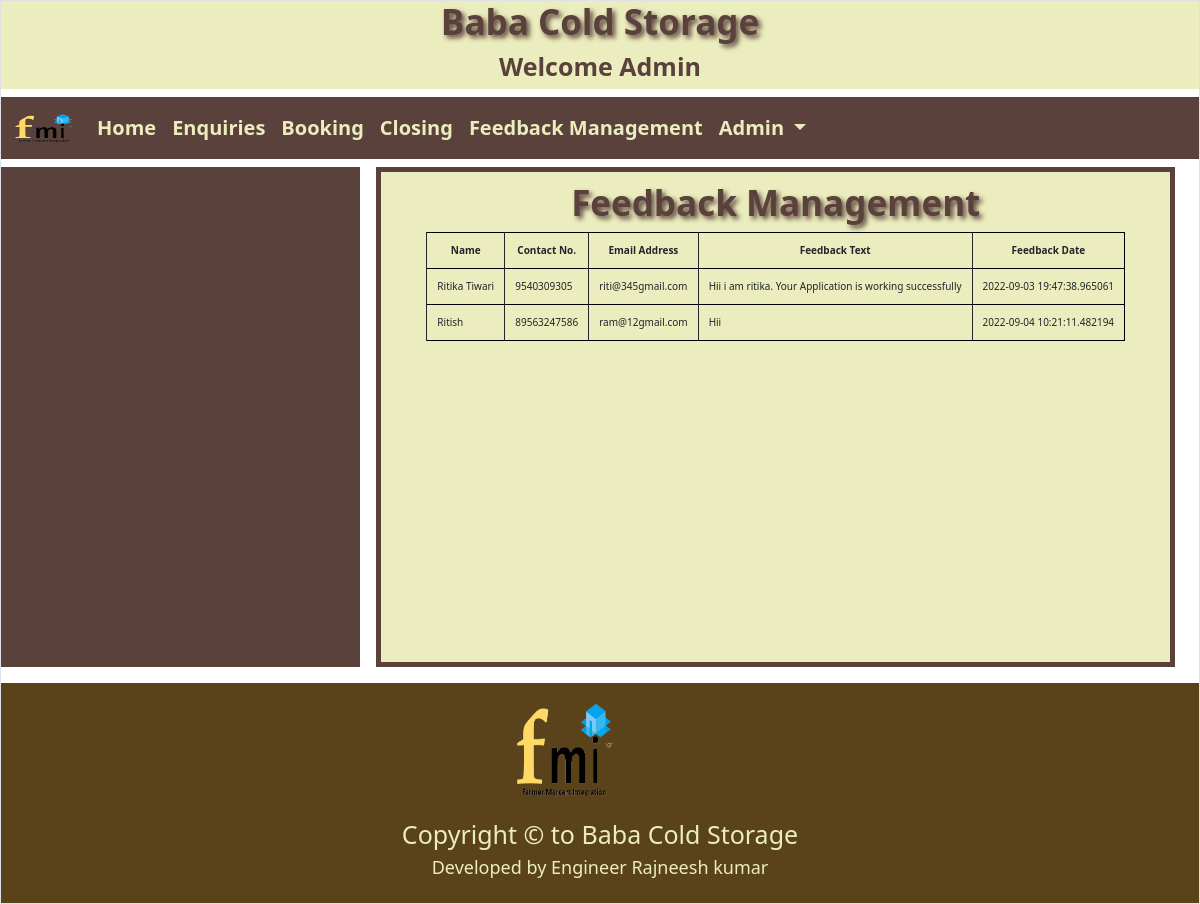
/adminapp/feedbackmanagement/ (signed in), run on the app's committed database.
### fmiapp/models.py (models this page shows)
class Feedback(models.Model):
    name=models.CharField(max_length=50)
    contactno=models.CharField(max_length=15)
    emailaddress=models.CharField(max_length=50)
    feedbacktext=models.TextField()
    feedbackdate=models.CharField(max_length=30)

### adminapp/views.py (the view)
# urls.py: path('feedbackmanagement/',views.feedbackmanagement,name='feedbackmanagement'),
def feedbackmanagement(request):
    try:
        if request.session['userid']:
            feed=Feedback.objects.all()
            return render(request,'feedback.html',{'feed':feed})
    except:
        return render(request,'login.html')

### adminapp/templates/feedback.html
{% extends "adminbase.html" %}
{% block body %}
<h4 style="color:#5a413b; text-align:center; font-weight:bold; margin-top:10px;font-size:35px; text-shadow:3px 3px 5px;">Feedback Management</h4>
<div style="width:100%;margin:0 auto;">
<table border="1" align="center" cellspacing="5px" cellpadding="10px" style="font-size:10px;">
    <tr>
        <th>Name</th>
        <th>Contact No.</th>
        <th>Email Address</th>
        <th>Feedback Text</th>
        <th>Feedback Date</th>
    </tr>
    {% for fe in feed %}
    <tr>
        <td>{{fe.name}}</td>
        <td>{{fe.contactno}}</td>
        <td>{{fe.emailaddress}}</td>
        <td>{{fe.feedbacktext}}</td>
        <td>{{fe.feedbackdate}}</td>
    </tr>
    {% endfor %}
</table>
</div>
{% endblock body %}

### adminapp/templates/adminbase.html (style rules this page uses)
table tr { border:1px solid black; }
table th { text-align:center; border-left:1px solid; }
table td { border-left:1px solid; font-size:10px; padding:10px; }

### data on the page
Feedback: name "Ritika Tiwari", contactno "9540309305", emailaddress "riti@345gmail.com", feedbacktext "Hii i am ritika. Your Application is working successfully", feedbackdate "2022-09-03 19:47:38.965061"
Feedback: name "Ritish", contactno "89563247586", emailaddress "ram@12gmail.com", feedbacktext "Hii", feedbackdate "2022-09-04 10:21:11.482194"
